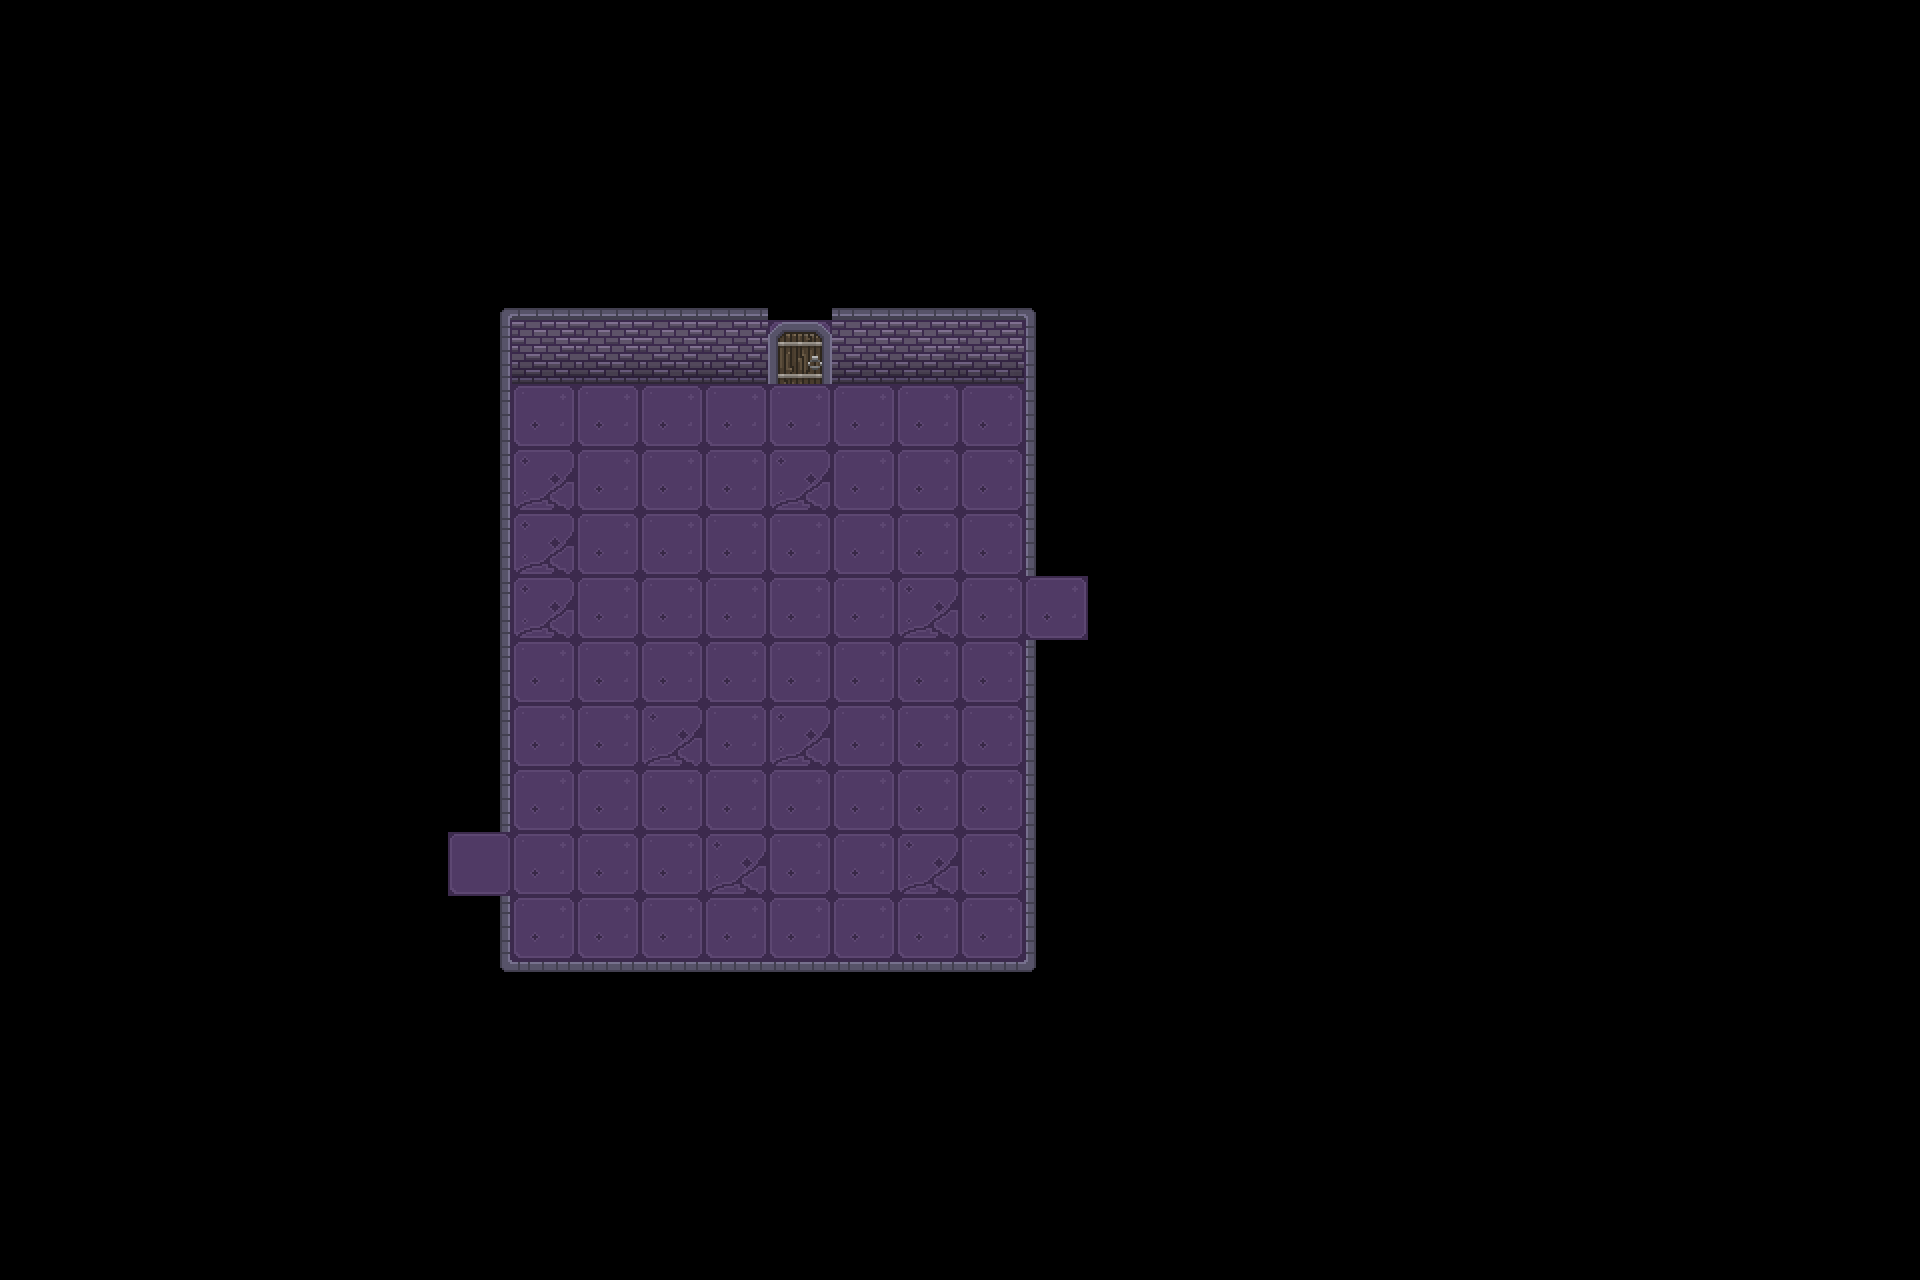

A level layout from a 2D game, rendered from its tile map. Below: a short description, then the map file with its tile-grid data intact:
An orthogonal 30x20 tile map with 64x64 px tiles, 2 tile layers (Tile Layer 1, Tile Layer 2) and 1 object (exitpoint).

<map version="1.10" tiledversion="1.11.2" orientation="orthogonal" renderorder="right-down" width="30" height="20" tilewidth="64" tileheight="64" infinite="0" nextlayerid="4" nextobjectid="2">
 <tileset firstgid="1" source="Full.tsx" />
 <layer id="1" name="Tile Layer 1" width="30" height="20">
  <data encoding="csv">
0,0,0,0,0,0,0,0,0,0,0,0,0,0,0,0,0,0,0,0,0,0,0,0,0,0,0,0,0,0,
0,0,0,0,0,0,0,0,0,0,0,0,0,0,0,0,0,0,0,0,0,0,0,0,0,0,0,0,0,0,
0,0,0,0,0,0,0,0,0,0,0,0,0,0,0,0,0,0,0,0,0,0,0,0,0,0,0,0,0,0,
0,0,0,0,0,0,0,0,0,0,0,0,0,0,0,0,0,0,0,0,0,0,0,0,0,0,0,0,0,0,
0,0,0,0,0,0,0,1,2,2,2,2,0,5,5,5,6,0,0,0,0,0,0,0,0,0,0,0,0,0,
0,0,0,0,0,0,0,8,11,11,11,11,16,11,12,12,20,0,0,0,0,0,0,0,0,0,0,0,0,0,
0,0,0,0,0,0,0,8,16,16,16,16,16,16,16,16,27,0,0,0,0,0,0,0,0,0,0,0,0,0,
0,0,0,0,0,0,0,8,18,16,16,16,18,16,16,16,27,0,0,0,0,0,0,0,0,0,0,0,0,0,
0,0,0,0,0,0,0,8,18,16,16,16,16,16,16,16,27,0,0,0,0,0,0,0,0,0,0,0,0,0,
0,0,0,0,0,0,0,8,18,16,16,16,16,16,18,16,16,0,0,0,0,0,0,0,0,0,0,0,0,0,
0,0,0,0,0,0,0,8,16,16,16,16,16,16,16,16,27,0,0,0,0,0,0,0,0,0,0,0,0,0,
0,0,0,0,0,0,0,8,16,16,18,16,18,16,16,16,27,0,0,0,0,0,0,0,0,0,0,0,0,0,
0,0,0,0,0,0,0,8,16,16,16,16,16,16,16,16,27,0,0,0,0,0,0,0,0,0,0,0,0,0,
0,0,0,0,0,0,0,23,16,16,16,18,16,16,18,16,27,0,0,0,0,0,0,0,0,0,0,0,0,0,
0,0,0,0,0,0,0,15,16,16,16,16,16,16,16,16,27,0,0,0,0,0,0,0,0,0,0,0,0,0,
0,0,0,0,0,0,0,29,30,30,30,30,30,30,30,30,34,0,0,0,0,0,0,0,0,0,0,0,0,0,
0,0,0,0,0,0,0,0,0,0,0,0,0,0,0,0,0,0,0,0,0,0,0,0,0,0,0,0,0,0,
0,0,0,0,0,0,0,0,0,0,0,0,0,0,0,0,0,0,0,0,0,0,0,0,0,0,0,0,0,0,
0,0,0,0,0,0,0,0,0,0,0,0,0,0,0,0,0,0,0,0,0,0,0,0,0,0,0,0,0,0,
0,0,0,0,0,0,0,0,0,0,0,0,0,0,0,0,0,0,0,0,0,0,0,0,0,0,0,0,0,0
</data>
 </layer>
 <layer id="3" name="Tile Layer 2" width="30" height="20">
  <data encoding="csv">
0,0,0,0,0,0,0,0,0,0,0,0,0,0,0,0,0,0,0,0,0,0,0,0,0,0,0,0,0,0,
0,0,0,0,0,0,0,0,0,0,0,0,0,0,0,0,0,0,0,0,0,0,0,0,0,0,0,0,0,0,
0,0,0,0,0,0,0,0,0,0,0,0,0,0,0,0,0,0,0,0,0,0,0,0,0,0,0,0,0,0,
0,0,0,0,0,0,0,0,0,0,0,0,0,0,0,0,0,0,0,0,0,0,0,0,0,0,0,0,0,0,
0,0,0,0,0,0,0,0,0,0,0,0,0,0,0,0,0,0,0,0,0,0,0,0,0,0,0,0,0,0,
0,0,0,0,0,0,0,0,0,0,0,0,42,0,0,0,0,0,0,0,0,0,0,0,0,0,0,0,0,0,
0,0,0,0,0,0,0,0,0,0,0,0,0,0,0,0,0,0,0,0,0,0,0,0,0,0,0,0,0,0,
0,0,0,0,0,0,0,0,0,0,0,0,0,0,0,0,0,0,0,0,0,0,0,0,0,0,0,0,0,0,
0,0,0,0,0,0,0,0,0,0,0,0,0,0,0,0,0,0,0,0,0,0,0,0,0,0,0,0,0,0,
0,0,0,0,0,0,0,0,0,0,0,0,0,0,0,0,0,0,0,0,0,0,0,0,0,0,0,0,0,0,
0,0,0,0,0,0,0,0,0,0,0,0,0,0,0,0,0,0,0,0,0,0,0,0,0,0,0,0,0,0,
0,0,0,0,0,0,0,0,0,0,0,0,0,0,0,0,0,0,0,0,0,0,0,0,0,0,0,0,0,0,
0,0,0,0,0,0,0,0,0,0,0,0,0,0,0,0,0,0,0,0,0,0,0,0,0,0,0,0,0,0,
0,0,0,0,0,0,0,0,0,0,0,0,0,0,0,0,0,0,0,0,0,0,0,0,0,0,0,0,0,0,
0,0,0,0,0,0,0,0,0,0,0,0,0,0,0,0,0,0,0,0,0,0,0,0,0,0,0,0,0,0,
0,0,0,0,0,0,0,0,0,0,0,0,0,0,0,0,0,0,0,0,0,0,0,0,0,0,0,0,0,0,
0,0,0,0,0,0,0,0,0,0,0,0,0,0,0,0,0,0,0,0,0,0,0,0,0,0,0,0,0,0,
0,0,0,0,0,0,0,0,0,0,0,0,0,0,0,0,0,0,0,0,0,0,0,0,0,0,0,0,0,0,
0,0,0,0,0,0,0,0,0,0,0,0,0,0,0,0,0,0,0,0,0,0,0,0,0,0,0,0,0,0,
0,0,0,0,0,0,0,0,0,0,0,0,0,0,0,0,0,0,0,0,0,0,0,0,0,0,0,0,0,0
</data>
 </layer>
 <objectgroup id="2" name="Object Layer 1">
  <object id="1" name="door2" type="exitpoint" x="768" y="320" width="63.25" height="65.5">
   <properties>
    <property name="NextScene" value="assets/level1.tmx" />
    <property name="NextSceneLocationX" type="int" value="15" />
    <property name="NextSceneLocationY" type="int" value="10" />
   </properties>
  </object>
 </objectgroup>
</map>
